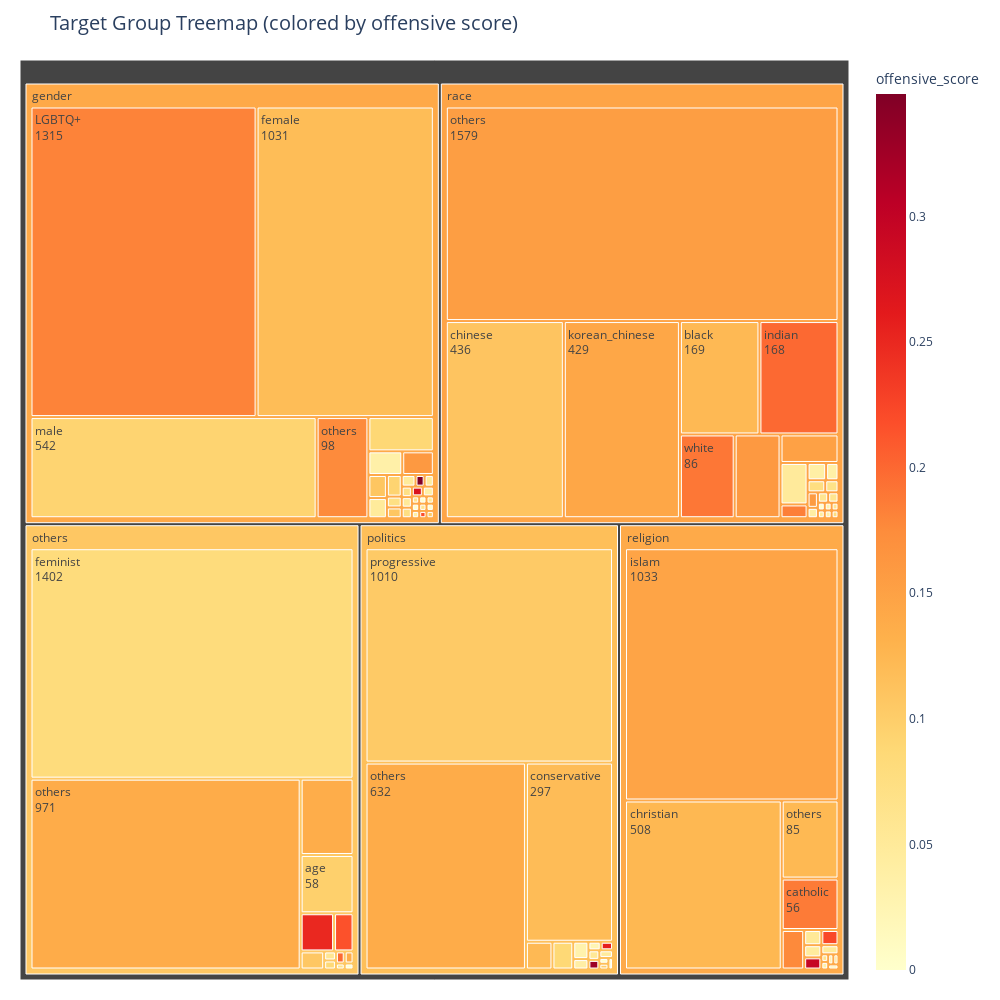

Notebook cell for this chart:
### Code cell
# 1. offensive_score 포함된 문서만 가져오기
collection = get_collection()  # 이미 OFF=True, GRP!=None, offensive_score 존재하는 데이터만 반환

data = []
pattern = re.compile(r"^(gender|race|politics|religion|others)[-_](.+)$", re.IGNORECASE)

for doc in collection.find({}, {"GRP": 1, "offensive_score": 1}):
    tg = doc.get("GRP")
    score = doc.get("offensive_score", 0)
    
    if isinstance(tg, str):
        match = pattern.match(tg)
        if match:
            category = match.group(1)
            subgroup = match.group(2)
        else:
            category = "others"
            subgroup = tg
        
        data.append((category, subgroup, score))

# 2. DataFrame으로 변환
df = pd.DataFrame(data, columns=["category", "subgroup", "offensive_score"])

# 3. 카운트 + 평균 offensive_score 집계
agg_df = df.groupby(["category", "subgroup"]).agg(
    count=("offensive_score", "count"),
    offensive_score=("offensive_score", "mean")  # 평균 점수 사용
).reset_index()

# 4. 트리맵 시각화
fig = px.treemap(
    agg_df,
    path=['category', 'subgroup'],
    values='count',
    color='offensive_score',
    color_continuous_scale='YlOrRd',
    title='Target Group Treemap (colored by offensive score)',
    hover_data=['count', 'offensive_score']
)


fig.update_traces(
    tiling=dict(packing="squarify"),
    textinfo="label+value"
)

fig.update_layout(
    width=1000,
    height=1000,
    margin=dict(t=60, l=20, r=20, b=20),
    uniformtext=dict(minsize=10, mode='hide'),
    title_font_size=20
)

fig.show()

### Figure 1 — Plotly figure (JSON) as saved in the notebook; plotly's stock layout.template omitted (floating-point values rounded to 4 significant figures; data arrays with more than 128 entries replaced by an {"elided": "..."} marker saying what was removed)
{"data": [{"branchvalues": "total", "customdata": {"elided": "101x2 float values"}, "domain": {"x": [0, 1], "y": [0, 1]}, "hovertemplate": "labels=%{label}<br>count=%{customdata[0]}<br>parent=%{parent}<br>id=%{id}<br>offensive_score=%{color}<extra></extra>", "ids": ["gender/LGBTQ+", "gender/female", "gender/female & gender-queer", "gender/female & race-black", "gender/female & race-southeast_asian", "gender/female & religion-christian", "gender/feminist & gender-female", "gender/feminist & gender-male", "gender/feminist & gender-male & gender-female", "gender/feminist & gender-queer", "gender/feminist & politics-conservative", "gender/feminist & politics-progressive", "gender/feminist & race-chinese", "gender/feminist & race-chinese & gender-female", "gender/feminist & race-korean_chinese", "gender/feminist & sexual_orientation-homosexual", "gender/feminist & sexual_orientation-homosexual & gender-queer", "gender/feminist & sexual_orientation-homosexual & religion-islam", "gender/male", "gender/male & gender-female", "gender/male & gender-female & gender-queer", "gender/male & gender-queer", "gender/male & politics-conservative", "gender/male & race-southeast_asian", "gender/male & race-white", "gender/male & religion-christian", "gender/male & religion-islam", "gender/others", "gender/others & sexual_orientation-others", "others/age", "others/age & others-socioeconomic_status", "others/disability", "others/disease", "others/feminist", "others/others", "others/physical_appearance", "others/sexual_orientation-homosexual & gender-female", "others/sexual_orientation-homosexual & gender-male", "others/sexual_orientation-homosexual & gender-queer", "others/sexual_orientation-homosexual & politics-progressive", "others/sexual_orientation-homosexual & religion-islam", "others/socioeconomic_status", "politics/conservative", "politics/others", "politics/others & gender-others", "politics/others & others-age", "politics/others & others-socioeconomic_status", "politics/others & politics-progressive", "politics/others & politics-progressive & politics-conservative", "politics/others & race-others", "politics/progressive", "politics/progressive & gender-female", "politics/progressive & politics-conservative", "politics/progressive & race-chinese", "politics/progressive & race-chinese & race-korean_chinese", "politics/progressive & race-korean_chinese", "politics/progressive & religion-christian", "race/asian", "race/asian & gender-female", "race/asian & gender-male", "race/asian & race-black", "race/asian & religion-islam", "race/black", "race/chinese", "race/chinese & gender-female", "race/chinese & race-korean_chinese", "race/indian", "race/indian & gender-female", "race/indian & gender-male & race-chinese", "race/indian & race-chinese", "race/korean_chinese", "race/others", "race/others & gender-others", "race/others & others-socioeconomic_status", "race/others & religion-islam", "race/southeast_asian", "race/southeast_asian & race-korean_chinese", "race/white", "race/white & gender-female", "race/white & politics-conservative", "race/white & race-black", "religion/buddhism", "religion/catholic", "religion/catholic & religion-christian", "religion/christian", "religion/islam", "religion/islam & gender-female", "religion/islam & politics-progressive", "religion/islam & race-black", "religion/islam & race-chinese", "religion/islam & race-korean_chinese", "religion/islam & religion-christian", "religion/others", "religion/others & race-chinese", "religion/others & race-others", "religion/others & race-others & others-socioeconomic_status", "gender", "others", "politics", "race", "religion"], "labels": ["LGBTQ+", "female", "female & gender-queer", "female & race-black", "female & race-southeast_asian", "female & religion-christian", "feminist & gender-female", "feminist & gender-male", "feminist & gender-male & gender-female", "feminist & gender-queer", "feminist & politics-conservative", "feminist & politics-progressive", "feminist & race-chinese", "feminist & race-chinese & gender-female", "feminist & race-korean_chinese", "feminist & sexual_orientation-homosexual", "feminist & sexual_orientation-homosexual & gender-queer", "feminist & sexual_orientation-homosexual & religion-islam", "male", "male & gender-female", "male & gender-female & gender-queer", "male & gender-queer", "male & politics-conservative", "male & race-southeast_asian", "male & race-white", "male & religion-christian", "male & religion-islam", "others", "others & sexual_orientation-others", "age", "age & others-socioeconomic_status", "disability", "disease", "feminist", "others", "physical_appearance", "sexual_orientation-homosexual & gender-female", "sexual_orientation-homosexual & gender-male", "sexual_orientation-homosexual & gender-queer", "sexual_orientation-homosexual & politics-progressive", "sexual_orientation-homosexual & religion-islam", "socioeconomic_status", "conservative", "others", "others & gender-others", "others & others-age", "others & others-socioeconomic_status", "others & politics-progressive", "others & politics-progressive & politics-conservative", "others & race-others", "progressive", "progressive & gender-female", "progressive & politics-conservative", "progressive & race-chinese", "progressive & race-chinese & race-korean_chinese", "progressive & race-korean_chinese", "progressive & religion-christian", "asian", "asian & gender-female", "asian & gender-male", "asian & race-black", "asian & religion-islam", "black", "chinese", "chinese & gender-female", "chinese & race-korean_chinese", "indian", "indian & gender-female", "indian & gender-male & race-chinese", "indian & race-chinese", "korean_chinese", "others", "others & gender-others", "others & others-socioeconomic_status", "others & religion-islam", "southeast_asian", "southeast_asian & race-korean_chinese", "white", "white & gender-female", "white & politics-conservative", "white & race-black", "buddhism", "catholic", "catholic & religion-christian", "christian", "islam", "islam & gender-female", "islam & politics-progressive", "islam & race-black", "islam & race-chinese", "islam & race-korean_chinese", "islam & religion-christian", "others", "others & race-chinese", "others & race-others", "others & race-others & others-socioeconomic_status", "gender", "others", "politics", "race", "religion"], "marker": {"coloraxis": "coloraxis", "colors": [0.1813, 0.119, 0.0645, 0.3488, 0.09237, 0.04685, 0.08837, 0.03519, 0.07253, 0.1088, 0.0, 0.04876, 0.07095, 0.0397, 0.05135, 0.0489, 0.0, 0.0511, 0.0924, 0.16, 0.0604, 0.2181, 0.0751, 0.0, 0.2732, 0.1039, 0.03705, 0.1754, 0.1085, 0.09713, 0.05855, 0.2497, 0.1074, 0.08046, 0.1381, 0.08625, 0.0663, 0.199, 0.2158, 0.1391, 0.0, 0.1364, 0.1194, 0.1382, 0.0, 0.02405, 0.2589, 0.0528, 0.0991, 0.08728, 0.1035, 0.03072, 0.1226, 0.3296, 0.04815, 0.04, 0.0, 0.1503, 0.03843, 0.03618, 0.0, 0.0448, 0.123, 0.1101, 0.0686, 0.04909, 0.1996, 0.1577, 0.0313, 0.059, 0.1441, 0.1549, 0.0379, 0.1841, 0.0409, 0.1601, 0.0581, 0.19, 0.0762, 0.0773, 0.0616, 0.1764, 0.1868, 0.0665, 0.1242, 0.1467, 0.04587, 0.05117, 0.0362, 0.05292, 0.0439, 0.2233, 0.1233, 0.068, 0.2945, 0.0384, 0.1414, 0.1068, 0.1168, 0.147, 0.1402]}, "name": "", "parents": ["gender", "gender", "gender", "gender", "gender", "gender", "gender", "gender", "gender", "gender", "gender", "gender", "gender", "gender", "gender", "gender", "gender", "gender", "gender", "gender", "gender", "gender", "gender", "gender", "gender", "gender", "gender", "gender", "gender", "others", "others", "others", "others", "others", "others", "others", "others", "others", "others", "others", "others", "others", "politics", "politics", "politics", "politics", "politics", "politics", "politics", "politics", "politics", "politics", "politics", "politics", "politics", "politics", "politics", "race", "race", "race", "race", "race", "race", "race", "race", "race", "race", "race", "race", "race", "race", "race", "race", "race", "race", "race", "race", "race", "race", "race", "race", "religion", "religion", "religion", "religion", "religion", "religion", "religion", "religion", "religion", "religion", "religion", "religion", "religion", "religion", "religion", "", "", "", "", ""], "textinfo": "label+value", "tiling": {"packing": "squarify"}, "type": "treemap", "values": [1315.0, 1031.0, 1.0, 2.0, 6.0, 2.0, 42.0, 15.0, 3.0, 3.0, 1.0, 7.0, 2.0, 1.0, 2.0, 3.0, 1.0, 1.0, 542.0, 14.0, 1.0, 1.0, 2.0, 1.0, 2.0, 1.0, 2.0, 98.0, 8.0, 58.0, 2.0, 24.0, 8.0, 1402.0, 971.0, 2.0, 1.0, 2.0, 14.0, 2.0, 1.0, 76.0, 297.0, 632.0, 1.0, 2.0, 2.0, 2.0, 1.0, 11.0, 1010.0, 5.0, 14.0, 2.0, 2.0, 3.0, 1.0, 31.0, 6.0, 4.0, 1.0, 1.0, 169.0, 436.0, 3.0, 21.0, 168.0, 3.0, 1.0, 1.0, 429.0, 1579.0, 1.0, 7.0, 2.0, 72.0, 2.0, 86.0, 4.0, 1.0, 2.0, 17.0, 56.0, 1.0, 508.0, 1033.0, 4.0, 3.0, 1.0, 5.0, 1.0, 5.0, 85.0, 1.0, 4.0, 1.0, 3110.0, 2563.0, 1985.0, 3030.0, 1725.0]}], "layout": {"coloraxis": {"colorbar": {"title": {"text": "offensive_score"}}, "colorscale": [[0, "rgb(255,255,204)"], [0.125, "rgb(255,237,160)"], [0.25, "rgb(254,217,118)"], [0.375, "rgb(254,178,76)"], [0.5, "rgb(253,141,60)"], [0.625, "rgb(252,78,42)"], [0.75, "rgb(227,26,28)"], [0.875, "rgb(189,0,38)"], [1, "rgb(128,0,38)"]]}, "height": 1000, "legend": {"tracegroupgap": 0}, "margin": {"b": 20, "l": 20, "r": 20, "t": 60}, "title": {"font": {"size": 20}, "text": "Target Group Treemap (colored by offensive score)"}, "uniformtext": {"minsize": 10, "mode": "hide"}, "width": 1000}}
